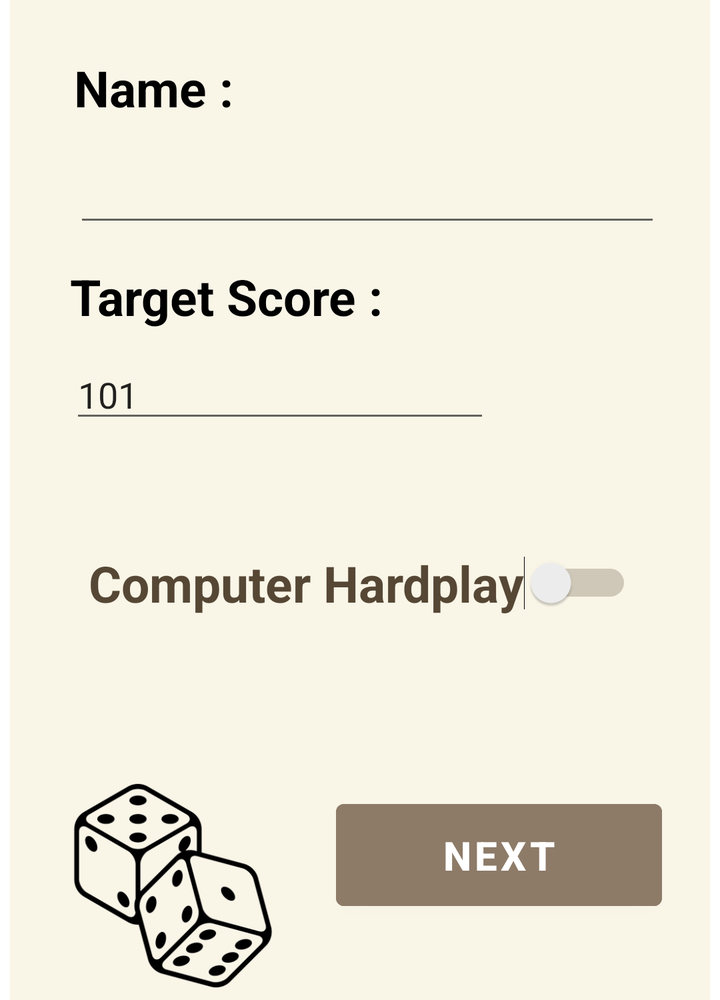
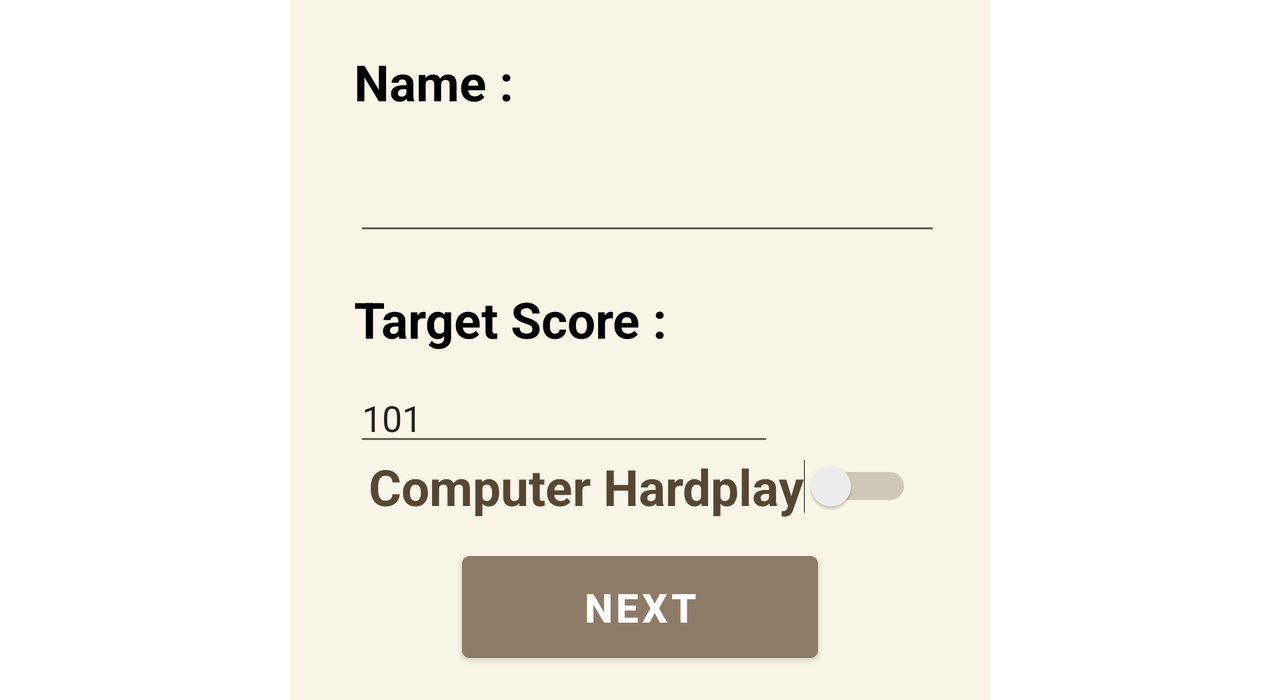

Compare how this app lays out the same screen by default and in its alternative resource folder. The renders come first, then the two layout files and the values they reference.
<!-- AndroidManifest.xml: application theme Theme.Dice_Application -->
<!-- res/layout/activity_user_input.xml -->
<?xml version="1.0" encoding="utf-8"?>
<androidx.constraintlayout.widget.ConstraintLayout xmlns:android="http://schemas.android.com/apk/res/android"
    xmlns:app="http://schemas.android.com/apk/res-auto"
    xmlns:tools="http://schemas.android.com/tools"
    android:layout_width="350dp"
    android:layout_height="500dp"
    android:layout_gravity="center"
    android:background="#F9F5E7"
    tools:context=".user_input">

    <EditText
        android:id="@+id/target_score_input"
        android:layout_width="wrap_content"
        android:layout_height="wrap_content"
        android:layout_marginTop="10dp"
        android:ems="10"
        android:inputType="number|textPersonName"
        android:text="101"
        app:layout_constraintStart_toStartOf="@+id/t_score_tv"
        app:layout_constraintTop_toBottomOf="@+id/t_score_tv" />

    <TextView
        android:id="@+id/required2"
        android:layout_width="wrap_content"
        android:layout_height="wrap_content"
        android:layout_marginEnd="20dp"
        android:layout_marginBottom="9dp"
        android:text="required*"
        android:textColor="#BF0808"
        android:textSize="15dp"
        android:textStyle="bold"
        android:visibility="invisible"
        app:layout_constraintBottom_toTopOf="@+id/target_score_input"
        app:layout_constraintEnd_toEndOf="parent" />

    <TextView
        android:id="@+id/t_score_tv"
        android:layout_width="wrap_content"
        android:layout_height="wrap_content"
        android:layout_marginStart="30dp"
        android:layout_marginTop="13dp"
        android:text="Target Score :"
        android:textColor="#FF000000"
        android:textSize="25dp"
        android:textStyle="bold"
        app:layout_constraintStart_toStartOf="parent"
        app:layout_constraintTop_toBottomOf="@+id/PersonName" />

    <EditText
        android:id="@+id/PersonName"
        android:layout_width="wrap_content"
        android:layout_height="wrap_content"
        android:layout_marginStart="32dp"
        android:layout_marginTop="7dp"
        android:ems="10"
        android:inputType="textPersonName"
        android:textSize="25dp"
        app:layout_constraintStart_toStartOf="parent"
        app:layout_constraintTop_toBottomOf="@+id/name_tv" />

    <TextView
        android:id="@+id/name_tv"
        android:layout_width="wrap_content"
        android:layout_height="wrap_content"
        android:layout_marginStart="32dp"
        android:layout_marginTop="27dp"
        android:text="Name :"
        android:textColor="#FF000000"
        android:textSize="25dp"
        android:textStyle="bold"
        app:layout_constraintStart_toStartOf="parent"
        app:layout_constraintTop_toTopOf="parent" />

    <TextView
        android:id="@+id/required1"
        android:layout_width="wrap_content"
        android:layout_height="wrap_content"
        android:layout_marginStart="154dp"
        android:layout_marginTop="35dp"
        android:text="required*"
        android:textColor="#BF0808"
        android:textSize="15dp"
        android:textStyle="bold"
        android:visibility="invisible"
        app:layout_constraintStart_toEndOf="@+id/name_tv"
        app:layout_constraintTop_toTopOf="parent" />

    <Button
        android:id="@+id/next_button_input"
        android:layout_width="0dp"
        android:layout_height="63dp"
        android:layout_marginEnd="24dp"
        android:layout_marginBottom="41dp"
        android:backgroundTint="#8D7B68"
        android:gravity="center"
        android:text="Next"
        android:textSize="20dp"
        android:textStyle="bold"
        app:iconPadding="10dp"
        app:layout_constraintBottom_toBottomOf="parent"
        app:layout_constraintEnd_toEndOf="parent"
        app:layout_constraintStart_toEndOf="@+id/imageView4" />

    <Switch
        android:id="@+id/hardSwitch"
        android:layout_width="wrap_content"
        android:layout_height="wrap_content"
        android:text="Computer Hardplay"
        android:textColor="#FF564735"
        android:textSize="25dp"
        android:textStyle="bold"
        android:trackTint="#FF564735"
        app:layout_constraintBottom_toTopOf="@+id/imageView4"
        app:layout_constraintEnd_toEndOf="parent"
        app:layout_constraintStart_toStartOf="parent" />

    <ImageView
        android:id="@+id/imageView4"
        android:layout_width="0dp"
        android:layout_height="269dp"
        android:layout_marginTop="92dp"
        app:layout_constraintEnd_toStartOf="@+id/next_button_input"
        app:layout_constraintStart_toStartOf="parent"
        app:layout_constraintTop_toBottomOf="@+id/target_score_input"
        app:srcCompat="@drawable/new_dice" />
</androidx.constraintlayout.widget.ConstraintLayout>
<!-- resources referenced by this layout -->
<resources>
  <!-- drawable new_dice: png bitmap (drawable, 47002 bytes) -->
  <style name="Theme.Dice_Application" parent="Theme.MaterialComponents.DayNight.DarkActionBar">
          
          <item name="colorPrimary">@color/purple_500</item>
          <item name="colorPrimaryVariant">@color/purple_700</item>
          <item name="colorOnPrimary">@color/white</item>
          
          <item name="colorSecondary">@color/teal_200</item>
          <item name="colorSecondaryVariant">@color/teal_700</item>
          <item name="colorOnSecondary">@color/black</item>
          
          <item name="android:statusBarColor">?attr/colorPrimaryVariant</item>
          
      </style>
  <color name="purple_500">#FF6200EE</color>
  <color name="purple_700">#FF3700B3</color>
  <color name="white">#FFFFFFFF</color>
  <color name="teal_200">#FF03DAC5</color>
  <color name="teal_700">#FF018786</color>
  <color name="black">#FF000000</color>
</resources>
<!-- res/layout-land/activity_user_input.xml (the repository's variant of the layout above) -->
<!-- drawn on the phone turned sideways -->
<?xml version="1.0" encoding="utf-8"?>
<androidx.constraintlayout.widget.ConstraintLayout xmlns:android="http://schemas.android.com/apk/res/android"
    xmlns:app="http://schemas.android.com/apk/res-auto"
    xmlns:tools="http://schemas.android.com/tools"
    android:layout_width="350dp"
    android:layout_height="350dp"
    android:layout_gravity="center"
    android:background="#F9F5E7"
    tools:context=".user_input">

    <Switch
        android:id="@+id/hardSwitch"
        android:layout_width="wrap_content"
        android:layout_height="wrap_content"
        android:layout_marginBottom="12dp"
        android:text="Computer Hardplay"
        android:textColor="#FF564735"
        android:textSize="25dp"
        android:textStyle="bold"
        android:trackTint="#FF564735"
        app:layout_constraintBottom_toTopOf="@+id/next_button_input"
        app:layout_constraintEnd_toEndOf="parent"
        app:layout_constraintHorizontal_bias="0.5"
        app:layout_constraintStart_toStartOf="parent" />

    <EditText
        android:id="@+id/target_score_input"
        android:layout_width="wrap_content"
        android:layout_height="wrap_content"
        android:layout_marginStart="32dp"
        android:layout_marginTop="64dp"
        android:ems="10"
        android:inputType="number|textPersonName"
        android:text="101"
        app:layout_constraintStart_toStartOf="parent"
        app:layout_constraintTop_toBottomOf="@+id/PersonName" />

    <TextView
        android:id="@+id/required2"
        android:layout_width="wrap_content"
        android:layout_height="wrap_content"
        android:layout_marginStart="80dp"
        android:layout_marginTop="36dp"
        android:text="required*"
        android:textColor="#BF0808"
        android:textSize="15dp"
        android:textStyle="bold"
        android:visibility="invisible"
        app:layout_constraintStart_toEndOf="@+id/t_score_tv"
        app:layout_constraintTop_toBottomOf="@+id/PersonName" />

    <TextView
        android:id="@+id/name_tv"
        android:layout_width="wrap_content"
        android:layout_height="wrap_content"
        android:layout_marginStart="32dp"
        android:layout_marginTop="24dp"
        android:text="Name :"
        android:textColor="#FF000000"
        android:textSize="25dp"
        android:textStyle="bold"
        app:layout_constraintStart_toStartOf="parent"
        app:layout_constraintTop_toTopOf="parent" />

    <TextView
        android:id="@+id/t_score_tv"
        android:layout_width="wrap_content"
        android:layout_height="wrap_content"
        android:layout_marginStart="32dp"
        android:layout_marginTop="20dp"
        android:text="Target Score :"
        android:textColor="#FF000000"
        android:textSize="25dp"
        android:textStyle="bold"
        app:layout_constraintStart_toStartOf="parent"
        app:layout_constraintTop_toBottomOf="@+id/PersonName" />

    <TextView
        android:id="@+id/required1"
        android:layout_width="wrap_content"
        android:layout_height="wrap_content"
        android:layout_marginStart="152dp"
        android:layout_marginTop="32dp"
        android:text="required*"
        android:textColor="#BF0808"
        android:textSize="15dp"
        android:textStyle="bold"
        android:visibility="invisible"
        app:layout_constraintStart_toEndOf="@+id/name_tv"
        app:layout_constraintTop_toTopOf="parent" />

    <EditText
        android:id="@+id/PersonName"
        android:layout_width="wrap_content"
        android:layout_height="wrap_content"
        android:layout_marginStart="32dp"
        android:layout_marginTop="72dp"
        android:ems="10"
        android:inputType="textPersonName"
        android:textSize="25dp"
        app:layout_constraintStart_toStartOf="parent"
        app:layout_constraintTop_toTopOf="parent" />

    <Button
        android:id="@+id/next_button_input"
        android:layout_width="178dp"
        android:layout_height="63dp"
        android:layout_marginTop="44dp"
        android:backgroundTint="#8D7B68"
        android:gravity="center"
        android:text="Next"
        android:textSize="20dp"
        android:textStyle="bold"
        app:iconPadding="10dp"
        app:layout_constraintEnd_toEndOf="parent"
        app:layout_constraintStart_toStartOf="parent"
        app:layout_constraintTop_toBottomOf="@+id/target_score_input" />

</androidx.constraintlayout.widget.ConstraintLayout>
<!-- resources referenced by the variant -->
<!-- as the phone turned sideways resolves them -->
<resources>
  <style name="Theme.Dice_Application" parent="Theme.MaterialComponents.DayNight.DarkActionBar">
          
          <item name="colorPrimary">@color/purple_500</item>
          <item name="colorPrimaryVariant">@color/purple_700</item>
          <item name="colorOnPrimary">@color/white</item>
          
          <item name="colorSecondary">@color/teal_200</item>
          <item name="colorSecondaryVariant">@color/teal_700</item>
          <item name="colorOnSecondary">@color/black</item>
          
          <item name="android:statusBarColor">?attr/colorPrimaryVariant</item>
          
      </style>
  <color name="purple_500">#FF6200EE</color>
  <color name="purple_700">#FF3700B3</color>
  <color name="white">#FFFFFFFF</color>
  <color name="teal_200">#FF03DAC5</color>
  <color name="teal_700">#FF018786</color>
  <color name="black">#FF000000</color>
</resources>
